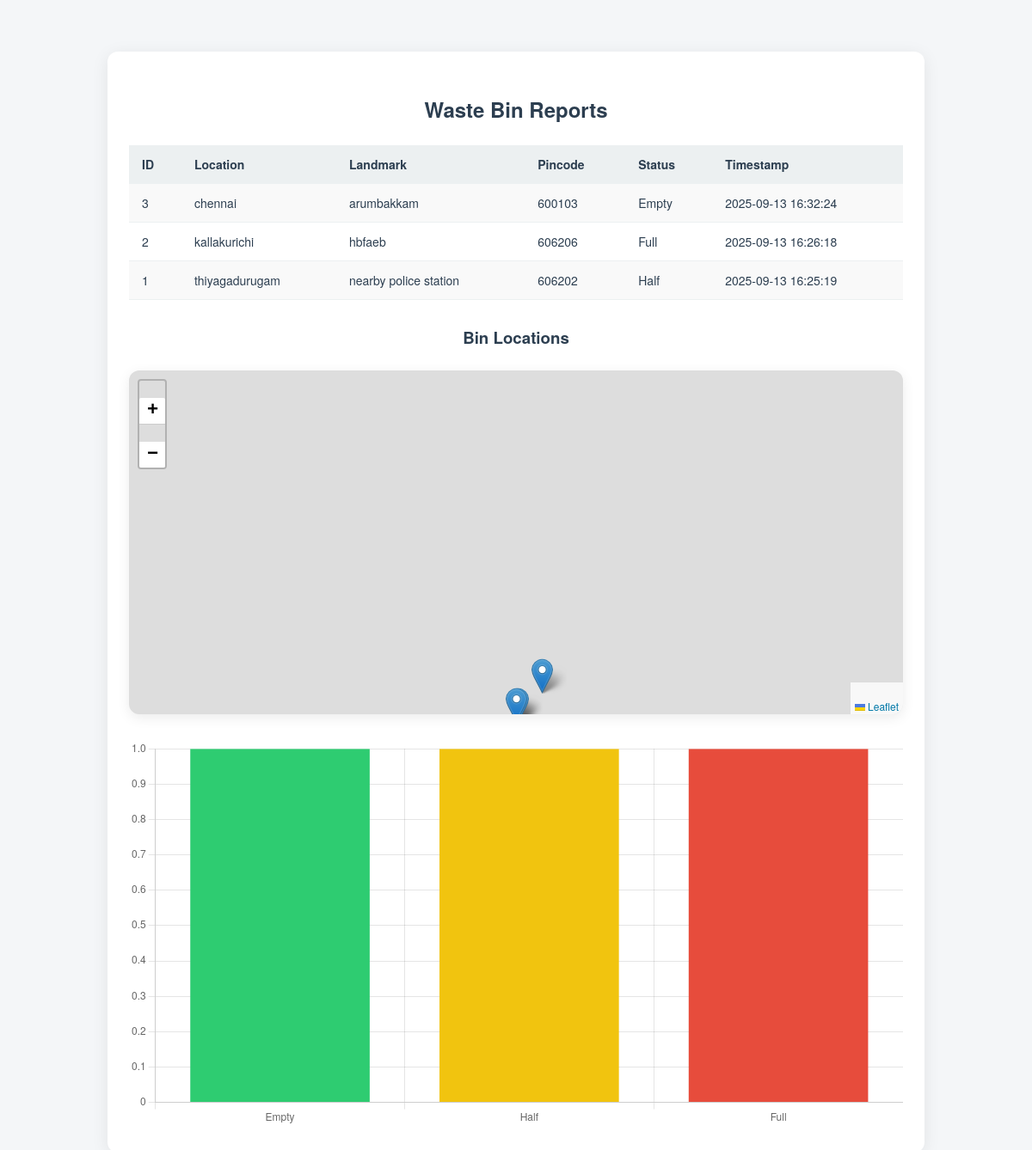
The page /admin on the database its author committed.
### tables this page shows
CREATE TABLE reports
                 (id INTEGER PRIMARY KEY AUTOINCREMENT,
                  location TEXT,
                  landmark TEXT,
                  pincode TEXT,
                  status TEXT,
                  latitude REAL,
                  longitude REAL,
                  timestamp TEXT);

### app.py (the view)
@app.route("/admin")
def admin():
    conn = sqlite3.connect("database.db")
    c = conn.cursor()
    c.execute("SELECT * FROM reports ORDER BY id DESC")
    data = c.fetchall()
    conn.close()
    return render_template("admin.html", reports=data)

### templates/admin.html (shortened to what this page needs)
<!DOCTYPE html>
<html>
<head>
    <link rel="stylesheet" href="{{ url_for('static', filename='style.css') }}">
    <link rel="stylesheet" href="https://unpkg.com/leaflet@1.9.4/dist/leaflet.css" />
</head>
<body>
<div class="container">
    <h2>Waste Bin Reports</h2>
    <table>
        <tr>
            <th>ID</th>
            <th>Location</th>
            <th>Landmark</th>
            <th>Pincode</th>
            <th>Status</th>
            <th>Timestamp</th>
        </tr>
        {% for row in reports %}
        <tr>
            <td>{{ row[0] }}</td>
            <td>{{ row[1] }}</td>
            <td>{{ row[2] }}</td>
            <td>{{ row[3] }}</td>
            <td>{{ row[4] }}</td>
            <td>{{ row[7] }}</td>
        </tr>
        {% endfor %}
    </table>
    <h3 style="margin-top: 30px;">Bin Locations</h3>
    <div id="map" style="height: 400px; margin-top: 10px;"></div>
    <canvas id="statusChart" style="margin-top: 30px;"></canvas>
</div>
<script>
    // --- Chart ---
    var emptyCount = {{ reports|selectattr("4","equalto","Empty")|list|length }};
    var halfCount = {{ reports|selectattr("4","equalto","Half")|list|length }};
    var fullCount = {{ reports|selectattr("4","equalto","Full")|list|length }};
    var ctx = document.getElementById('statusChart').getContext('2d');
    var chart = new Chart(ctx, {
        type: 'bar',
        data: {
            labels: ['Empty', 'Half', 'Full'],
            datasets: [{
                label: 'Bin Status Count',
                data: [emptyCount, halfCount, fullCount],
                backgroundColor: ['#2ecc71','#f1c40f','#e74c3c']
            }]
        },
        options: { responsive: true, plugins: { legend: { display: false } } }
    });
    // --- Map ---
    var map = L.map('map').setView([20.5937, 78.9629], 5);
    L.tileLayer('https://tile.openstreetmap.org/{z}/{x}/{y}.png', { maxZoom: 19 }).addTo(map);
    {% for row in reports %}
        L.marker([{{ row[5] }}, {{ row[6] }}]).addTo(map)
            .bindPopup("<b>{{ row[1] }}</b><br>Landmark: {{ row[2] }}<br>Status: {{ row[4] }}");
    {% endfor %}
</script>
</body>
</html>

### static/style.css (style rules this page uses)
body { font-family: 'Helvetica Neue', Arial, sans-serif; background-color: #f4f6f8; margin: 0; padding: 0; color: #2c3e50; }
.container { width: 90%; max-width: 900px; margin: 60px auto; background-color: #ffffff; padding: 30px 25px; border-radius: 12px; box-shadow: 0 4px 20px rgba(0,0,0,0.08); }
h2, h3 { text-align: center; margin-bottom: 25px; font-weight: 600; color: #2c3e50; }
table { width: 100%; border-collapse: collapse; margin-top: 20px; font-size: 14px; }
table th, table td { padding: 12px 15px; border-bottom: 1px solid #ecf0f1; text-align: left; }
table th { background-color: #ecf0f1; font-weight: 600; color: #2c3e50; }
table tr:nth-child(even) { background-color: #f9f9f9; }
#map { width: 100%; height: 400px; margin-top: 20px; border-radius: 12px; box-shadow: 0 4px 15px rgba(0,0,0,0.08); }

### rows shown on the page
reports: id "3", location "chennai", landmark "arumbakkam", pincode "600103", status "Empty", timestamp "2025-09-13 16:32:24"
reports: id "2", location "kallakurichi", landmark "hbfaeb", pincode "606206", status "Full", timestamp "2025-09-13 16:26:18"
reports: id "1", location "thiyagadurugam", landmark "nearby police station", pincode "606202", status "Half", timestamp "2025-09-13 16:25:19"

### other values the page prints
chart data {{ reports|selectattr("4","equalto","Empty")|list|length }} 1
chart data {{ reports|selectattr("4","equalto","Half")|list|length }} 1
chart data {{ reports|selectattr("4","equalto","Full")|list|length }} 1
